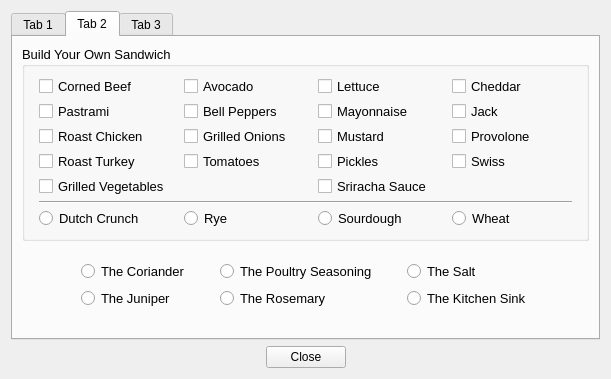
<?xml version="1.0" encoding="UTF-8"?>
<ui version="4.0">
 <class>TabDialog</class>
 <widget class="QWidget" name="TabDialog">
  <property name="geometry">
   <rect>
    <x>0</x>
    <y>0</y>
    <width>611</width>
    <height>379</height>
   </rect>
  </property>
  <property name="windowTitle">
   <string>Form</string>
  </property>
  <layout class="QGridLayout" name="gridLayout">
   <item row="1" column="0">
    <spacer name="horizontalSpacer_1">
     <property name="orientation">
      <enum>Qt::Horizontal</enum>
     </property>
     <property name="sizeHint" stdset="0">
      <size>
       <width>125</width>
       <height>20</height>
      </size>
     </property>
    </spacer>
   </item>
   <item row="1" column="2">
    <spacer name="horizontalSpacer_2">
     <property name="orientation">
      <enum>Qt::Horizontal</enum>
     </property>
     <property name="sizeHint" stdset="0">
      <size>
       <width>125</width>
       <height>20</height>
      </size>
     </property>
    </spacer>
   </item>
   <item row="1" column="1">
    <widget class="QPushButton" name="closePB">
     <property name="text">
      <string>Close</string>
     </property>
    </widget>
   </item>
   <item row="0" column="0" colspan="3">
    <widget class="QTabWidget" name="tabWidget">
     <property name="currentIndex">
      <number>1</number>
     </property>
     <widget class="QWidget" name="tab_1">
      <attribute name="title">
       <string>Tab 1</string>
      </attribute>
      <layout class="QGridLayout" name="gridLayout_3">
       <property name="leftMargin">
        <number>14</number>
       </property>
       <property name="topMargin">
        <number>14</number>
       </property>
       <property name="rightMargin">
        <number>14</number>
       </property>
       <property name="verticalSpacing">
        <number>14</number>
       </property>
       <item row="0" column="2" colspan="3">
        <spacer name="horizontalSpacer_3">
         <property name="orientation">
          <enum>Qt::Horizontal</enum>
         </property>
         <property name="sizeHint" stdset="0">
          <size>
           <width>275</width>
           <height>20</height>
          </size>
         </property>
        </spacer>
       </item>
       <item row="0" column="0">
        <widget class="QLabel" name="label_1">
         <property name="font">
          <font>
           <pointsize>10</pointsize>
          </font>
         </property>
         <property name="text">
          <string>Ticket #:</string>
         </property>
        </widget>
       </item>
       <item row="3" column="4">
        <spacer name="horizontalSpacer_4">
         <property name="orientation">
          <enum>Qt::Horizontal</enum>
         </property>
         <property name="sizeHint" stdset="0">
          <size>
           <width>246</width>
           <height>20</height>
          </size>
         </property>
        </spacer>
       </item>
       <item row="3" column="0" colspan="3">
        <widget class="QGroupBox" name="groupBox_1">
         <property name="font">
          <font>
           <pointsize>10</pointsize>
          </font>
         </property>
         <property name="title">
          <string>Customer Information</string>
         </property>
         <layout class="QGridLayout" name="gridLayout_2">
          <property name="bottomMargin">
           <number>10</number>
          </property>
          <item row="0" column="0">
           <widget class="QLabel" name="label_2">
            <property name="font">
             <font>
              <pointsize>10</pointsize>
             </font>
            </property>
            <property name="text">
             <string>Name:</string>
            </property>
           </widget>
          </item>
          <item row="0" column="1">
           <widget class="QLineEdit" name="nameLineEdit">
            <property name="minimumSize">
             <size>
              <width>225</width>
              <height>0</height>
             </size>
            </property>
           </widget>
          </item>
          <item row="1" column="0">
           <widget class="QLabel" name="label_3">
            <property name="font">
             <font>
              <pointsize>10</pointsize>
             </font>
            </property>
            <property name="text">
             <string>Phone #:</string>
            </property>
           </widget>
          </item>
          <item row="1" column="1">
           <widget class="QLineEdit" name="phoneLineEdit"/>
          </item>
         </layout>
        </widget>
       </item>
       <item row="4" column="0">
        <spacer name="verticalSpacer_1">
         <property name="orientation">
          <enum>Qt::Vertical</enum>
         </property>
         <property name="sizeHint" stdset="0">
          <size>
           <width>20</width>
           <height>50</height>
          </size>
         </property>
        </spacer>
       </item>
       <item row="0" column="1">
        <widget class="QLineEdit" name="ticketLineEdit">
         <property name="font">
          <font>
           <pointsize>10</pointsize>
          </font>
         </property>
        </widget>
       </item>
       <item row="8" column="0">
        <spacer name="verticalSpacer">
         <property name="orientation">
          <enum>Qt::Vertical</enum>
         </property>
         <property name="sizeHint" stdset="0">
          <size>
           <width>20</width>
           <height>40</height>
          </size>
         </property>
        </spacer>
       </item>
       <item row="5" column="2">
        <widget class="QDateEdit" name="dateEdit">
         <property name="font">
          <font>
           <pointsize>9</pointsize>
          </font>
         </property>
        </widget>
       </item>
       <item row="6" column="2">
        <widget class="QTimeEdit" name="timeEdit">
         <property name="font">
          <font>
           <pointsize>9</pointsize>
          </font>
         </property>
        </widget>
       </item>
       <item row="5" column="1">
        <widget class="QLabel" name="label">
         <property name="font">
          <font>
           <pointsize>9</pointsize>
          </font>
         </property>
         <property name="text">
          <string>* Order Date / Time</string>
         </property>
        </widget>
       </item>
      </layout>
     </widget>
     <widget class="QWidget" name="tab_2">
      <attribute name="title">
       <string>Tab 2</string>
      </attribute>
      <layout class="QVBoxLayout" name="verticalLayout_4">
       <item>
        <widget class="QGroupBox" name="groupBox_2">
         <property name="font">
          <font>
           <pointsize>10</pointsize>
          </font>
         </property>
         <property name="title">
          <string>Build Your Own Sandwich</string>
         </property>
         <layout class="QGridLayout" name="gridLayout_5">
          <property name="leftMargin">
           <number>14</number>
          </property>
          <property name="rightMargin">
           <number>14</number>
          </property>
          <property name="horizontalSpacing">
           <number>14</number>
          </property>
          <property name="verticalSpacing">
           <number>4</number>
          </property>
          <item row="0" column="1">
           <widget class="QCheckBox" name="avocado_CB">
            <property name="font">
             <font>
              <pointsize>10</pointsize>
             </font>
            </property>
            <property name="text">
             <string>Avocado</string>
            </property>
           </widget>
          </item>
          <item row="5" column="2">
           <widget class="QCheckBox" name="siracha_CB">
            <property name="font">
             <font>
              <pointsize>10</pointsize>
             </font>
            </property>
            <property name="text">
             <string>Sriracha Sauce</string>
            </property>
           </widget>
          </item>
          <item row="2" column="2">
           <widget class="QCheckBox" name="mustard_CB">
            <property name="font">
             <font>
              <pointsize>10</pointsize>
             </font>
            </property>
            <property name="text">
             <string>Mustard</string>
            </property>
           </widget>
          </item>
          <item row="1" column="3">
           <widget class="QCheckBox" name="jack_CB">
            <property name="font">
             <font>
              <pointsize>10</pointsize>
             </font>
            </property>
            <property name="text">
             <string>Jack</string>
            </property>
           </widget>
          </item>
          <item row="2" column="0">
           <widget class="QCheckBox" name="chicken_CB">
            <property name="font">
             <font>
              <pointsize>10</pointsize>
             </font>
            </property>
            <property name="text">
             <string>Roast Chicken</string>
            </property>
           </widget>
          </item>
          <item row="0" column="0">
           <widget class="QCheckBox" name="cornBeef_CB">
            <property name="font">
             <font>
              <pointsize>10</pointsize>
             </font>
            </property>
            <property name="text">
             <string>Corned Beef</string>
            </property>
           </widget>
          </item>
          <item row="0" column="2">
           <widget class="QCheckBox" name="lettuce_CB">
            <property name="font">
             <font>
              <pointsize>10</pointsize>
             </font>
            </property>
            <property name="text">
             <string>Lettuce</string>
            </property>
           </widget>
          </item>
          <item row="3" column="1">
           <widget class="QCheckBox" name="tomatoes_CB">
            <property name="font">
             <font>
              <pointsize>10</pointsize>
             </font>
            </property>
            <property name="text">
             <string>Tomatoes</string>
            </property>
           </widget>
          </item>
          <item row="1" column="2">
           <widget class="QCheckBox" name="mayo_CB">
            <property name="font">
             <font>
              <pointsize>10</pointsize>
             </font>
            </property>
            <property name="text">
             <string>Mayonnaise</string>
            </property>
           </widget>
          </item>
          <item row="2" column="3">
           <widget class="QCheckBox" name="provolone_CB">
            <property name="font">
             <font>
              <pointsize>10</pointsize>
             </font>
            </property>
            <property name="text">
             <string>Provolone</string>
            </property>
           </widget>
          </item>
          <item row="6" column="0" colspan="4">
           <widget class="Line" name="line">
            <property name="orientation">
             <enum>Qt::Horizontal</enum>
            </property>
           </widget>
          </item>
          <item row="8" column="1">
           <widget class="QRadioButton" name="ryeBread_RB">
            <property name="text">
             <string>Rye</string>
            </property>
           </widget>
          </item>
          <item row="2" column="1">
           <widget class="QCheckBox" name="onions_CB">
            <property name="font">
             <font>
              <pointsize>10</pointsize>
             </font>
            </property>
            <property name="text">
             <string>Grilled Onions</string>
            </property>
           </widget>
          </item>
          <item row="1" column="1">
           <widget class="QCheckBox" name="bellPeppers_CB">
            <property name="text">
             <string>Bell Peppers</string>
            </property>
           </widget>
          </item>
          <item row="5" column="0">
           <widget class="QCheckBox" name="veggies_CB">
            <property name="font">
             <font>
              <pointsize>10</pointsize>
             </font>
            </property>
            <property name="text">
             <string>Grilled Vegetables</string>
            </property>
           </widget>
          </item>
          <item row="1" column="0">
           <widget class="QCheckBox" name="pastrami_CB">
            <property name="font">
             <font>
              <pointsize>10</pointsize>
             </font>
            </property>
            <property name="text">
             <string>Pastrami</string>
            </property>
           </widget>
          </item>
          <item row="0" column="3">
           <widget class="QCheckBox" name="cheddar_CB">
            <property name="font">
             <font>
              <pointsize>10</pointsize>
             </font>
            </property>
            <property name="text">
             <string>Cheddar</string>
            </property>
           </widget>
          </item>
          <item row="3" column="0">
           <widget class="QCheckBox" name="turkey_CB">
            <property name="font">
             <font>
              <pointsize>10</pointsize>
             </font>
            </property>
            <property name="text">
             <string>Roast Turkey</string>
            </property>
           </widget>
          </item>
          <item row="3" column="2">
           <widget class="QCheckBox" name="pickles_CB">
            <property name="font">
             <font>
              <pointsize>10</pointsize>
             </font>
            </property>
            <property name="text">
             <string>Pickles</string>
            </property>
           </widget>
          </item>
          <item row="3" column="3">
           <widget class="QCheckBox" name="swiss_CB">
            <property name="font">
             <font>
              <pointsize>10</pointsize>
             </font>
            </property>
            <property name="text">
             <string>Swiss</string>
            </property>
           </widget>
          </item>
          <item row="8" column="0">
           <widget class="QRadioButton" name="dutchCrunch_RB">
            <property name="text">
             <string>Dutch Crunch</string>
            </property>
           </widget>
          </item>
          <item row="8" column="2">
           <widget class="QRadioButton" name="sourDough_RB">
            <property name="text">
             <string>Sourdough</string>
            </property>
           </widget>
          </item>
          <item row="8" column="3">
           <widget class="QRadioButton" name="wheat_RB">
            <property name="text">
             <string>Wheat</string>
            </property>
           </widget>
          </item>
         </layout>
        </widget>
       </item>
       <item>
        <spacer name="verticalSpacer_2">
         <property name="orientation">
          <enum>Qt::Vertical</enum>
         </property>
         <property name="sizeHint" stdset="0">
          <size>
           <width>20</width>
           <height>10</height>
          </size>
         </property>
        </spacer>
       </item>
       <item>
        <layout class="QGridLayout" name="gridLayout_6">
         <property name="horizontalSpacing">
          <number>30</number>
         </property>
         <item row="0" column="3">
          <widget class="QRadioButton" name="salt_RB">
           <property name="font">
            <font>
             <pointsize>10</pointsize>
            </font>
           </property>
           <property name="text">
            <string>The Salt</string>
           </property>
          </widget>
         </item>
         <item row="1" column="3">
          <widget class="QRadioButton" name="kitchenSink_RB">
           <property name="font">
            <font>
             <pointsize>10</pointsize>
            </font>
           </property>
           <property name="text">
            <string>The Kitchen Sink</string>
           </property>
          </widget>
         </item>
         <item row="0" column="2">
          <widget class="QRadioButton" name="poultryS_RB">
           <property name="font">
            <font>
             <pointsize>10</pointsize>
            </font>
           </property>
           <property name="text">
            <string>The Poultry Seasoning</string>
           </property>
          </widget>
         </item>
         <item row="1" column="1">
          <widget class="QRadioButton" name="juniper_RB">
           <property name="font">
            <font>
             <pointsize>10</pointsize>
            </font>
           </property>
           <property name="text">
            <string>The Juniper</string>
           </property>
          </widget>
         </item>
         <item row="1" column="2">
          <widget class="QRadioButton" name="rosemary_RB">
           <property name="font">
            <font>
             <pointsize>10</pointsize>
            </font>
           </property>
           <property name="text">
            <string>The Rosemary</string>
           </property>
          </widget>
         </item>
         <item row="0" column="0">
          <spacer name="horizontalSpacer_5">
           <property name="orientation">
            <enum>Qt::Horizontal</enum>
           </property>
           <property name="sizeHint" stdset="0">
            <size>
             <width>15</width>
             <height>20</height>
            </size>
           </property>
          </spacer>
         </item>
         <item row="0" column="1">
          <widget class="QRadioButton" name="coriander_RB">
           <property name="font">
            <font>
             <pointsize>10</pointsize>
            </font>
           </property>
           <property name="text">
            <string>The Coriander</string>
           </property>
          </widget>
         </item>
         <item row="0" column="4">
          <spacer name="horizontalSpacer_6">
           <property name="orientation">
            <enum>Qt::Horizontal</enum>
           </property>
           <property name="sizeHint" stdset="0">
            <size>
             <width>15</width>
             <height>20</height>
            </size>
           </property>
          </spacer>
         </item>
        </layout>
       </item>
       <item>
        <spacer name="verticalSpacer_3">
         <property name="orientation">
          <enum>Qt::Vertical</enum>
         </property>
         <property name="sizeHint" stdset="0">
          <size>
           <width>20</width>
           <height>20</height>
          </size>
         </property>
        </spacer>
       </item>
      </layout>
     </widget>
     <widget class="QWidget" name="tab_3">
      <attribute name="title">
       <string>Tab 3</string>
      </attribute>
      <layout class="QGridLayout" name="gridLayout_4">
       <property name="leftMargin">
        <number>14</number>
       </property>
       <property name="topMargin">
        <number>14</number>
       </property>
       <property name="rightMargin">
        <number>14</number>
       </property>
       <item row="0" column="6">
        <spacer name="horizontalSpacer_10">
         <property name="orientation">
          <enum>Qt::Horizontal</enum>
         </property>
         <property name="sizeType">
          <enum>QSizePolicy::Fixed</enum>
         </property>
         <property name="sizeHint" stdset="0">
          <size>
           <width>15</width>
           <height>20</height>
          </size>
         </property>
        </spacer>
       </item>
       <item row="0" column="4">
        <spacer name="horizontalSpacer_9">
         <property name="orientation">
          <enum>Qt::Horizontal</enum>
         </property>
         <property name="sizeHint" stdset="0">
          <size>
           <width>5</width>
           <height>20</height>
          </size>
         </property>
        </spacer>
       </item>
       <item row="0" column="2">
        <spacer name="horizontalSpacer_8">
         <property name="orientation">
          <enum>Qt::Horizontal</enum>
         </property>
         <property name="sizeHint" stdset="0">
          <size>
           <width>5</width>
           <height>20</height>
          </size>
         </property>
        </spacer>
       </item>
       <item row="0" column="0">
        <spacer name="horizontalSpacer_7">
         <property name="orientation">
          <enum>Qt::Horizontal</enum>
         </property>
         <property name="sizeType">
          <enum>QSizePolicy::Fixed</enum>
         </property>
         <property name="sizeHint" stdset="0">
          <size>
           <width>15</width>
           <height>20</height>
          </size>
         </property>
        </spacer>
       </item>
       <item row="0" column="1">
        <widget class="QGroupBox" name="groupBox_10">
         <property name="minimumSize">
          <size>
           <width>0</width>
           <height>0</height>
          </size>
         </property>
         <property name="font">
          <font>
           <pointsize>10</pointsize>
          </font>
         </property>
         <property name="title">
          <string>Chips</string>
         </property>
         <layout class="QVBoxLayout" name="verticalLayout">
          <property name="leftMargin">
           <number>11</number>
          </property>
          <property name="rightMargin">
           <number>20</number>
          </property>
          <item>
           <widget class="QCheckBox" name="checkBox_31">
            <property name="font">
             <font>
              <pointsize>10</pointsize>
             </font>
            </property>
            <property name="text">
             <string>BBQ</string>
            </property>
           </widget>
          </item>
          <item>
           <widget class="QCheckBox" name="checkBox_32">
            <property name="font">
             <font>
              <pointsize>10</pointsize>
             </font>
            </property>
            <property name="text">
             <string>Ranch</string>
            </property>
           </widget>
          </item>
          <item>
           <widget class="QCheckBox" name="checkBox_33">
            <property name="font">
             <font>
              <pointsize>10</pointsize>
             </font>
            </property>
            <property name="text">
             <string>Salt &amp;&amp; Pepper</string>
            </property>
           </widget>
          </item>
          <item>
           <widget class="QCheckBox" name="checkBox_34">
            <property name="font">
             <font>
              <pointsize>10</pointsize>
             </font>
            </property>
            <property name="text">
             <string>Sweet Onion</string>
            </property>
           </widget>
          </item>
         </layout>
        </widget>
       </item>
       <item row="0" column="5">
        <widget class="QGroupBox" name="groupBox_12">
         <property name="font">
          <font>
           <pointsize>10</pointsize>
          </font>
         </property>
         <property name="title">
          <string>Desserts</string>
         </property>
         <layout class="QVBoxLayout" name="verticalLayout_3">
          <property name="leftMargin">
           <number>11</number>
          </property>
          <item>
           <widget class="QCheckBox" name="checkBox_38">
            <property name="font">
             <font>
              <pointsize>10</pointsize>
             </font>
            </property>
            <property name="text">
             <string>Chocolate Chip Cookie</string>
            </property>
           </widget>
          </item>
          <item>
           <widget class="QCheckBox" name="checkBox_39">
            <property name="font">
             <font>
              <pointsize>10</pointsize>
             </font>
            </property>
            <property name="text">
             <string>Lemon Bar</string>
            </property>
           </widget>
          </item>
          <item>
           <widget class="QCheckBox" name="checkBox_40">
            <property name="font">
             <font>
              <pointsize>10</pointsize>
             </font>
            </property>
            <property name="text">
             <string>Peanut Butter Cookie</string>
            </property>
           </widget>
          </item>
          <item>
           <spacer name="verticalSpacer_5">
            <property name="orientation">
             <enum>Qt::Vertical</enum>
            </property>
            <property name="sizeHint" stdset="0">
             <size>
              <width>20</width>
              <height>18</height>
             </size>
            </property>
           </spacer>
          </item>
         </layout>
        </widget>
       </item>
       <item row="0" column="3">
        <widget class="QGroupBox" name="groupBox_11">
         <property name="minimumSize">
          <size>
           <width>0</width>
           <height>0</height>
          </size>
         </property>
         <property name="font">
          <font>
           <pointsize>10</pointsize>
          </font>
         </property>
         <property name="title">
          <string>Salads</string>
         </property>
         <layout class="QVBoxLayout" name="verticalLayout_2">
          <property name="leftMargin">
           <number>11</number>
          </property>
          <property name="rightMargin">
           <number>20</number>
          </property>
          <item>
           <widget class="QCheckBox" name="checkBox_35">
            <property name="font">
             <font>
              <pointsize>10</pointsize>
             </font>
            </property>
            <property name="text">
             <string>Carrot Salad</string>
            </property>
           </widget>
          </item>
          <item>
           <widget class="QCheckBox" name="checkBox_36">
            <property name="font">
             <font>
              <pointsize>10</pointsize>
             </font>
            </property>
            <property name="text">
             <string>Pasta Salad</string>
            </property>
           </widget>
          </item>
          <item>
           <widget class="QCheckBox" name="checkBox_37">
            <property name="font">
             <font>
              <pointsize>10</pointsize>
             </font>
            </property>
            <property name="text">
             <string>Potato Salad</string>
            </property>
           </widget>
          </item>
          <item>
           <spacer name="verticalSpacer_4">
            <property name="orientation">
             <enum>Qt::Vertical</enum>
            </property>
            <property name="sizeHint" stdset="0">
             <size>
              <width>20</width>
              <height>18</height>
             </size>
            </property>
           </spacer>
          </item>
         </layout>
        </widget>
       </item>
       <item row="1" column="4">
        <spacer name="verticalSpacer_6">
         <property name="orientation">
          <enum>Qt::Vertical</enum>
         </property>
         <property name="sizeHint" stdset="0">
          <size>
           <width>20</width>
           <height>40</height>
          </size>
         </property>
        </spacer>
       </item>
      </layout>
     </widget>
    </widget>
   </item>
  </layout>
 </widget>
 <tabstops>
  <tabstop>ticketLineEdit</tabstop>
  <tabstop>nameLineEdit</tabstop>
  <tabstop>phoneLineEdit</tabstop>
  <tabstop>dateEdit</tabstop>
  <tabstop>timeEdit</tabstop>
  <tabstop>cornBeef_CB</tabstop>
  <tabstop>pastrami_CB</tabstop>
  <tabstop>chicken_CB</tabstop>
  <tabstop>turkey_CB</tabstop>
  <tabstop>veggies_CB</tabstop>
  <tabstop>avocado_CB</tabstop>
  <tabstop>bellPeppers_CB</tabstop>
  <tabstop>onions_CB</tabstop>
  <tabstop>tomatoes_CB</tabstop>
  <tabstop>lettuce_CB</tabstop>
  <tabstop>mayo_CB</tabstop>
  <tabstop>mustard_CB</tabstop>
  <tabstop>pickles_CB</tabstop>
  <tabstop>siracha_CB</tabstop>
  <tabstop>cheddar_CB</tabstop>
  <tabstop>jack_CB</tabstop>
  <tabstop>provolone_CB</tabstop>
  <tabstop>swiss_CB</tabstop>
  <tabstop>dutchCrunch_RB</tabstop>
  <tabstop>ryeBread_RB</tabstop>
  <tabstop>sourDough_RB</tabstop>
  <tabstop>wheat_RB</tabstop>
  <tabstop>coriander_RB</tabstop>
  <tabstop>juniper_RB</tabstop>
  <tabstop>poultryS_RB</tabstop>
  <tabstop>rosemary_RB</tabstop>
  <tabstop>salt_RB</tabstop>
  <tabstop>kitchenSink_RB</tabstop>
  <tabstop>checkBox_31</tabstop>
  <tabstop>checkBox_32</tabstop>
  <tabstop>checkBox_33</tabstop>
  <tabstop>checkBox_34</tabstop>
  <tabstop>checkBox_35</tabstop>
  <tabstop>checkBox_36</tabstop>
  <tabstop>checkBox_37</tabstop>
  <tabstop>checkBox_38</tabstop>
  <tabstop>checkBox_39</tabstop>
  <tabstop>checkBox_40</tabstop>
  <tabstop>closePB</tabstop>
  <tabstop>tabWidget</tabstop>
 </tabstops>
 <resources/>
 <connections/>
</ui>
